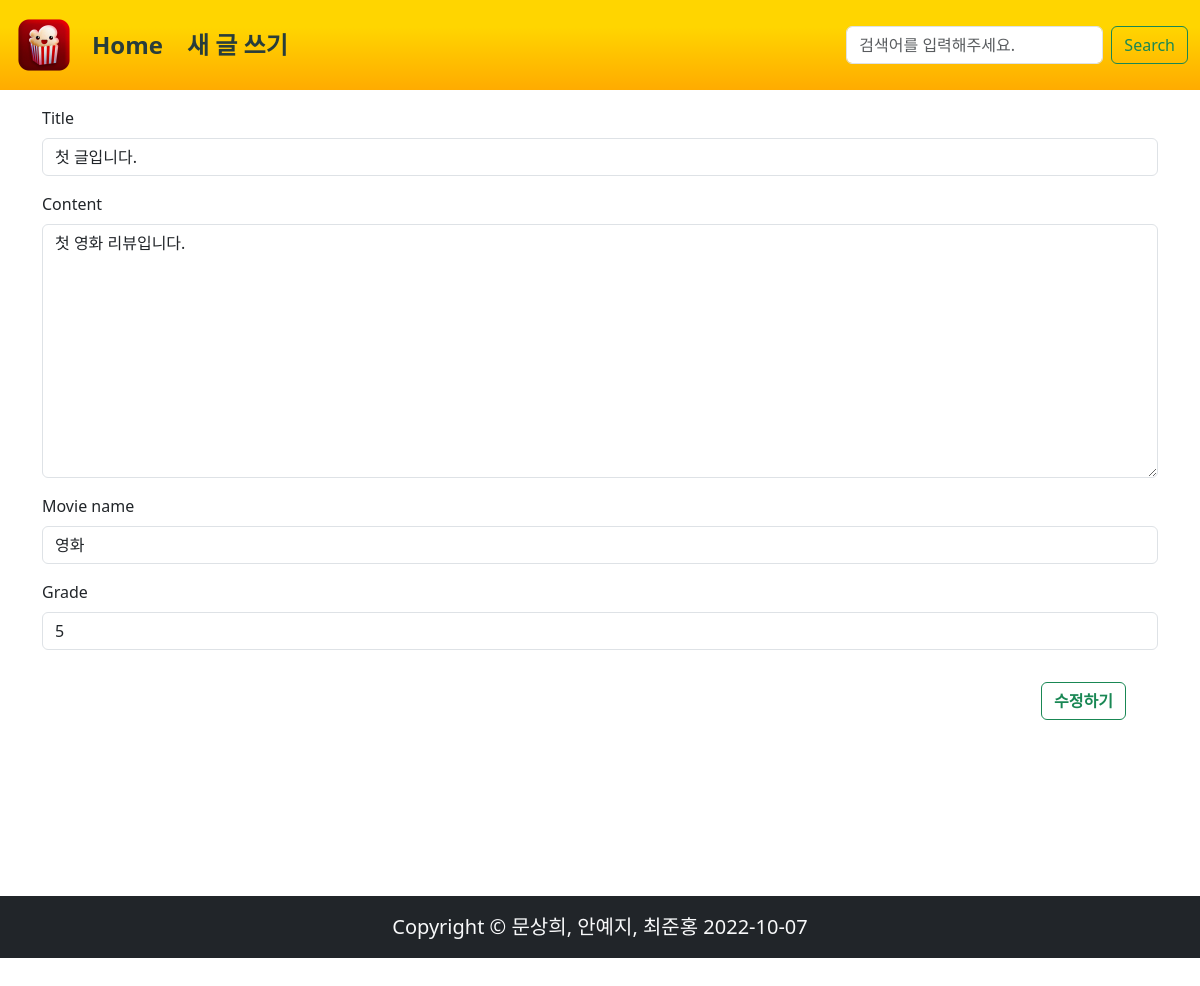
The page /reviews/1/update on the database its author committed.
### reviews/models.py (models this page shows)
class Review(models.Model):
        title = models.CharField(max_length=80)
        content = models.TextField()
        movie_name = models.CharField(max_length=80)
        grade = models.IntegerField(validators=[MinValueValidator(1),MaxValueValidator(5)])
        created_at = models.DateTimeField(auto_now_add=True)
        updated_at = models.DateTimeField(auto_now=True)

### reviews/views.py (the view)
# urls.py: path('reviews/<int:pk>/update', views.update, name='update'),
def update(request, pk):
    review = Review.objects.get(pk=pk)
    if request.method == "POST":
        review_form = ReviewForm(request.POST, instance=review)
        if review_form.is_valid():
            review_form.save()
            return redirect('reviews:detail',review.pk)
    else:
        review_form = ReviewForm(instance=review)
    context = {
        "review_form" : review_form,
    }
    return render(request, "reviews/update.html", context)

### reviews/forms.py
class ReviewForm(forms.ModelForm):
    class Meta:
        model = Review
        fields = '__all__'

### reviews/templates/reviews/update.html (shortened to what this page needs)
{% extends 'base.html' %}
{% block content %}
  <form class="mt-3" action="" method="POST">
    {% load django_bootstrap5 %}
    {% bootstrap_css %}
    {% bootstrap_form review_form %}
    <div class="d-flex flex-row-reverse m-3">
      <input type="submit" class="btn btn-outline-success fw-bold text-decoration-none m-3" value="수정하기">
    </div>
  </form>
{% endblock %}

### rows shown on the page
Review: title "첫 글입니다.", content "첫 영화 리뷰입니다.", movie_name "영화", grade "5"
